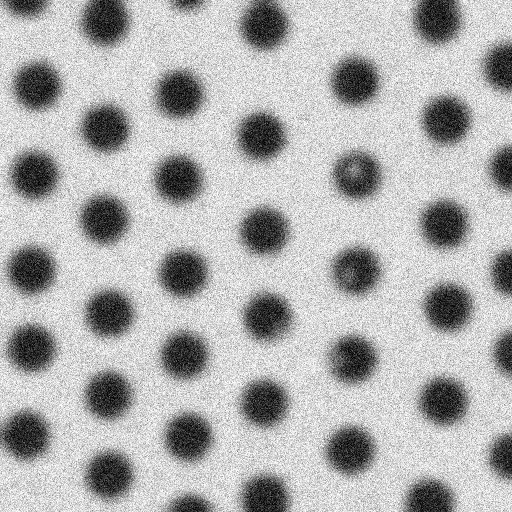
#> input picture EVU_PR_test.tif, 512 x 512 px, found by its file name
$ python EUV_PR.py
#> lines starting #> are read from the running program, lines starting #| are printed output that depends on the picture
# 2022.08.22 EUV PR -> make new image for testing
# 2022.08.23

import numpy as np
import cv2 as cv
import matplotlib.pyplot as plt
import matplotlib.patches as patches
import pandas as pd

# parameter
cropSize: int = 150
GL_limit = 60
imageNo = 10
result = []

# wafer_x
wafer_x = [ "-5",\
                "-4","-4","-4","-4","-4",\
                "-3","-3","-3","-3","-3","-3","-3",\
                "-2","-2","-2","-2","-2","-2","-2",\
                "-1","-1","-1","-1","-1","-1","-1","-1",\
                "0","0","0","0","0","0","0","0","0",\
                "1","1","1","1","1","1","1","1",\
                "2","2","2","2","2","2","2",\
                "3","3","3","3","3","3","3",\
                "4","4","4","4","4",\
                "5"] #<<<<<<<<<< 레이어가 바뀌면 여기 조정
wafer_x = np.repeat(wafer_x, 25)
wafer_x = wafer_x.reshape(1625,1)

# wafer_y
wafer_y = [ "0",\
            "-2","-1","0","1","2",\
            "-3","-2","-1","0","1","2","3",\
            "-3","-2","-1","0","1","2","3",\
            "-4","-3","-2","-1","0","1","2","3",\
            "-4","-3","-2","-1","0","1","2","3","4",\
            "-4","-3","-2","-1","0","1","2","3",\
            "-3","-2","-1","0","1","2","3",\
            "-3","-2","-1","0","1","2","3",\
            "-2","-1","0","1","2",\
            "0"] #<<<<<<<<<< 레이어가 바뀌면 여기 조정

wafer_y = np.repeat(wafer_y, 25)
wafer_y = wafer_y.reshape(1625,1)


# partial_sum
def partial_sum(arr, a, b):
    arr = arr.tolist()
    arr = [0] + arr
    partial_sum = [0] * len(arr)
    for i in range(1, len(arr)):
        partial_sum[i] = partial_sum[i-1] + arr[i]

    partial_sum = partial_sum[1:]

    if a == 0:
        return partial_sum[b]
    else:
        return partial_sum[b] - partial_sum[a-1]


# main
if __name__ == "__main__":
    for i in range(1,imageNo):
        fileNo = '{0:09}'.format(i)

        # open image
        filePath = "C:/Users/kim-beomzu/Desktop/python_test/EUV_PR_histogram/EVU_PR_test.tif" # << file name 바꿔주면 완료
        imageArray = cv.imread(filePath, cv.IMREAD_GRAYSCALE)
#> imageArray is the input picture: shape (512, 512); min 0, max 255, mean 175

        # image crop
        width, height = imageArray.shape
#> width = 512; height = 512
        imageArray_crop = imageArray[cropSize : width, cropSize : height]
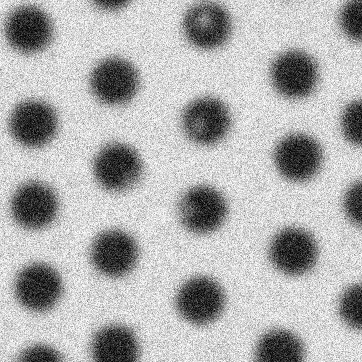
#> imageArray_crop: shape (362, 362); min 0, max 255, mean 175.6
        width_crop, height_crop = imageArray_crop.shape
#> width_crop = 362; height_crop = 362

        # reshape crop image
        imageArray_crop_reshape = np.reshape(imageArray_crop, (1, width_crop * height_crop))
        counts, bins = np.histogram(imageArray_crop_reshape, bins = 2**8)
#> counts = 256 values, max 1550 at index 214, min 55 at index 1, mean 511.9; bins = 257 values from 0 to 255

        # histogram data
        hist = imageArray_crop_reshape[0] #<< numeric data

        holeArea = partial_sum(counts, 0, GL_limit)
#> in partial_sum, `arr = arr.tolist()`: arr has the same summary as counts outside partial_sum
#> in partial_sum, `arr = [0] + arr`: arr = 257 values, max 1550 at index 215, min 0 at index 0, mean 509.9
#> in partial_sum, `partial_sum = [0] * len(arr)`: partial_sum = 257 values from 0 to 0
#> after the loop in partial_sum, `for i in range(1, len(arr)):`: partial_sum = 257 values from 0 to 131044
#> in partial_sum, `partial_sum = partial_sum[1:]`: partial_sum = 256 values from 56 to 131044
#> holeArea = 12236
        result.append(holeArea)

        # figure1
        plt.figure(1)
        plt.imshow(imageArray, cmap = 'gray')
        ax = plt.gca()

        rect = patches.Rectangle(
            (cropSize, cropSize),
        width - cropSize -1,
        height - cropSize - 1,
        linewidth = 2,
        edgecolor = 'r',
        facecolor = 'none')
        ax.add_patch(rect)
        # plt.show()
        plt.savefig("C:/Users/kim-beomzu/Desktop/python_test/EUV_PR_histogram/area/" + fileNo + "_1.png") # << file name 바꿔주면 완료
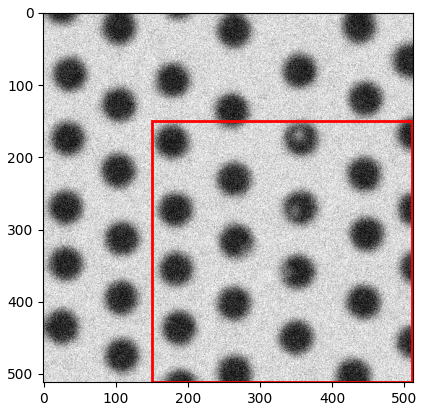
#> figure drawn by matplotlib, 1 panel

        # figure2
        plt.figure(2)
        plt.hist(hist, bins = 2**8, color = 'blue')
        plt.axvline(x = GL_limit, color='r', linewidth=1)
        # plt.show()
        plt.savefig("C:/Users/kim-beomzu/Desktop/python_test/EUV_PR_histogram/hist/" + fileNo + "_2.png") # << file name 바꿔주면 완료
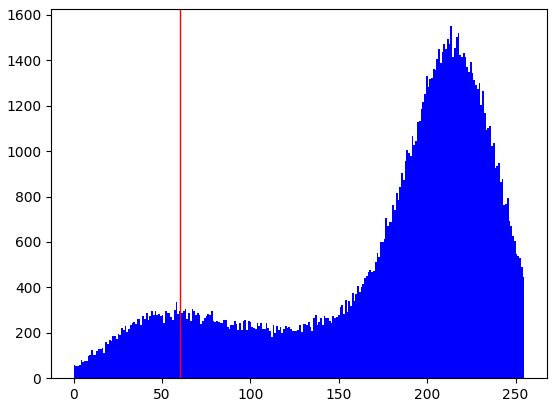
#> figure drawn by matplotlib, 1 panel; tallest bar 1550 high, from x = 213.2 to 214.2


    result = np.array(result)
    result = result.T

    print(result)

    # save data
    df = pd.DataFrame(result)
    df.to_csv("test_EUV_PR.csv", index = False)


    print("Done!!")
#> figure, not shown here; tallest bar 1550 high, from x = 213.2 to 214.2; tallest bar 1550 high, from x = 213.2 to 214.2; tallest bar 1550 high, from x = 213.2 to 214.2
